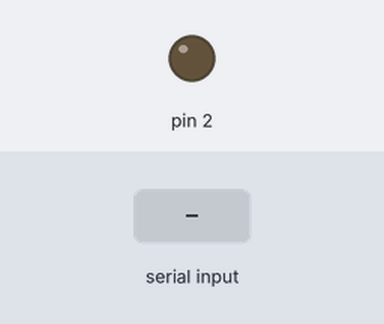
A sketch run on a simulated Arduino Uno, built with avr-gcc and run on an emulated ATmega328P. Parts: output pins drawn as LEDs (lit = HIGH). The inputs (shaded band) are chosen by the test bench. What the sketch prints to the serial monitor is not drawn.

Above: at 1.2 s.
1.3 s: "1" received over Serial
At 1.7 s:
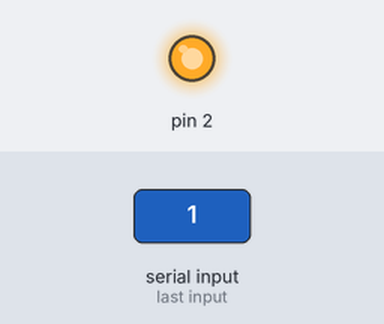
Timing chart, 0 to 4.3 s (numbered marks = the images above; inputs shaded):
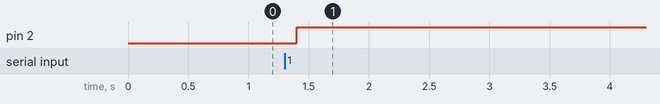

Measured:
- after the input at 1.3 s, pin 2: LOW → HIGH after 0.10 s

The sketch:

tp4.ino
```cpp
bool ledState = false;
void flushSerialInput();
void setup()
{
  // définition du mode de l'I/O
  pinMode(2, OUTPUT);
  pinMode(3, INPUT);
  digitalWrite(2, ledState);

  // def. de la vitesse du port série
  Serial.begin(9600);

  // Ecriture sans retour chariot
  Serial.println("Projet 4 \nLecture/Ecriture série");
}

void loop()
{
  if (Serial.available())
  {
    // attente du remplissage du buffer avant lecture
    delay(100);
    char str[5] = "";
    int i = 0;
    // strlen(str)< (taille Max - caractère d'arrêt de chaine)
    while (Serial.available() && strlen(str) < 4)
    {
      char aChar = '\0';
      aChar = Serial.read();
      // si le caractère reçu est imprimable
      if (isPrintable(aChar))
      {
        str[i++] = aChar;
      }
    }
    // vidange du buffer de lecture
    flushSerialInput();
    str[i] = '\0';
    // si la chaine est "on" ou "1"
    if (strcmp(str, 'on') || strcmp(str, "1"))
    {
      ledState = true;
    }
    // sinon si la chaine est "off" ou "0"
    else if (strcmp(str, "off") || strcmp(str, "0"))
    {
      ledState = false;
    }
  }
  digitalWrite(2, ledState);
}
void flushSerialInput()
{
  while (Serial.available())
  {
    Serial.read();
  }
}
```
